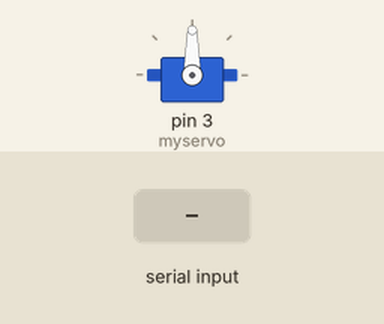
This sketch was run on a simulated Arduino Uno, built with avr-gcc and run on an emulated ATmega328P. Shown: servo. Inputs (shaded band) come from the test bench.

Above: at 1.2 s.
1.3 s: "1" received over Serial
At 1.8 s:
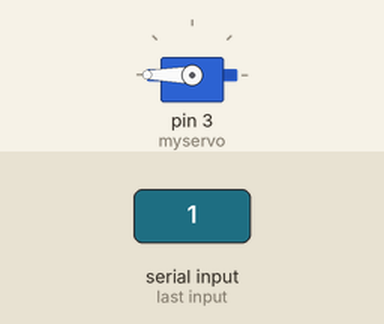
2.8 s: "2" received over Serial
At 4.0 s:
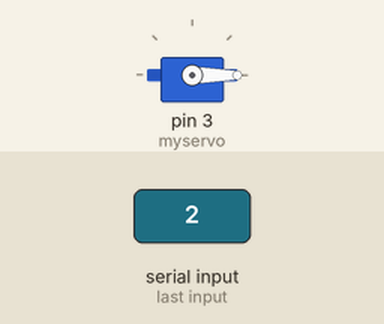
4.3 s: "0" received over Serial
At 5.3 s:
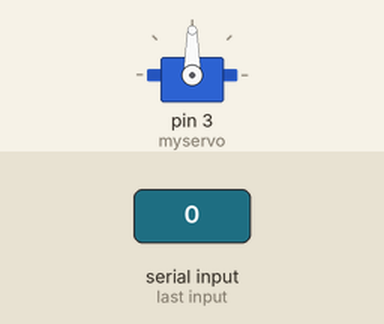
Timing chart, 0 to 7.3 s (numbered marks = the images above; inputs shaded):
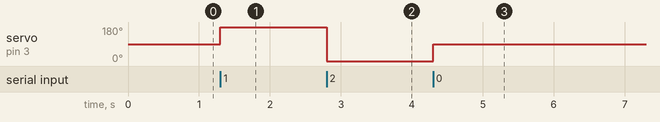

Measured:
- after the input at 1.3 s, servo on pin 3 (myservo): 90° → 180° at once
- after the input at 2.8 s, servo on pin 3 (myservo): 180° → 0° at once
- after the input at 4.3 s, servo on pin 3 (myservo): 0° → 90° at once

The sketch:

sketch_jan15b.ino
```cpp
#include <Servo.h>

Servo myservo;

void setup() {
  myservo.attach(3);
  Serial.begin(9600);
}

void loop() {

  if(Serial.available()>0){
    int incomingByte = Serial.read();

    if(incomingByte=='1'){
      myservo.write(180);
    }
    else if(incomingByte=='2'){
      myservo.write(0);
    }
    else{
      myservo.write(90);
    }
  }

}
```
